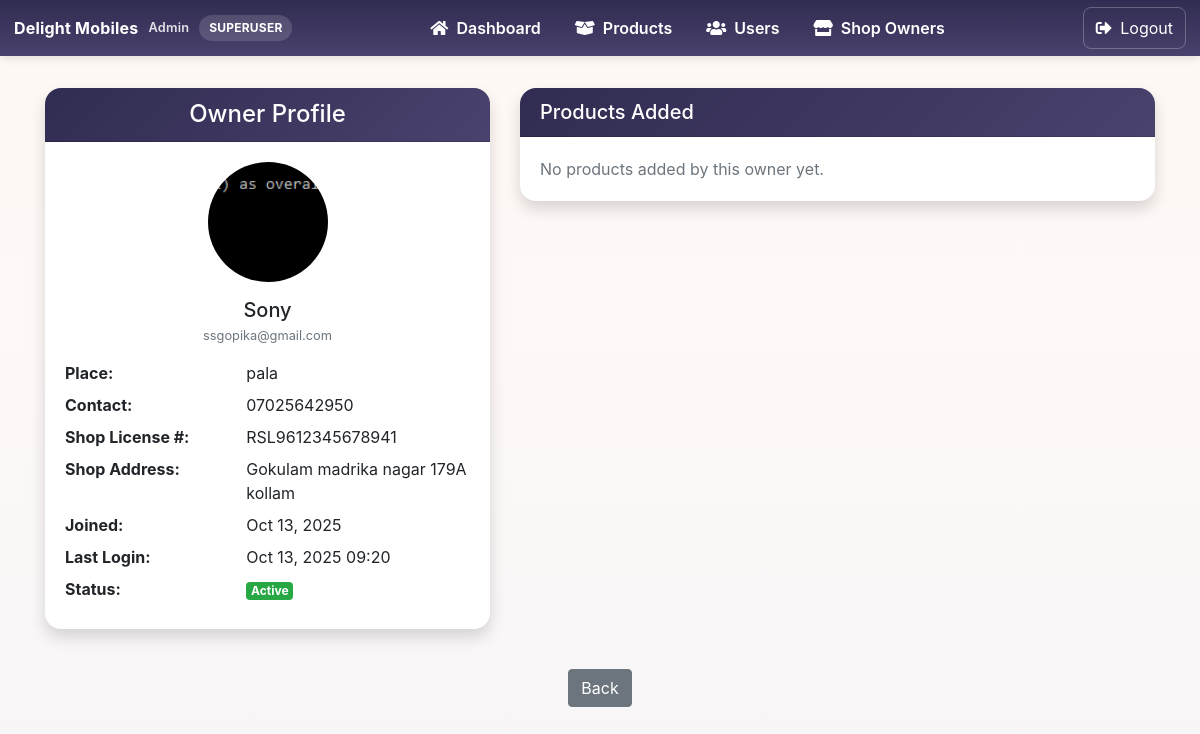
/site-admin/owner/3/ (signed in), run on the app's committed database.
### ecomapp/models.py (models this page shows, shortened)
class Profile(models.Model):
	user=models.ForeignKey(User,on_delete=models.CASCADE,null=True)
	card_type = models.ForeignKey('CardType', null=True, blank=True, on_delete=models.SET_NULL)
	address=models.CharField(max_length=255,null=True, blank=True)
	contact_no=models.CharField(max_length=15,null=True, blank=True)
	ration_card_number = models.CharField(max_length=32, null=True, blank=True)
	family_members = models.IntegerField(null=True, blank=True, help_text="Total family members")
	ration_card_front = models.ImageField(upload_to="ration_cards/", null=True, blank=True)
	ration_card_back = models.ImageField(upload_to="ration_cards/", null=True, blank=True)
	place = models.CharField(max_length=255, null=True, blank=True)
	shop_license_number = models.CharField(max_length=32, null=True, blank=True)
	shop_address = models.CharField(max_length=255, null=True, blank=True)
	image=models.ImageField(upload_to="image/",null=True,blank=True)

### ecomapp/views.py (the view)
# urls.py: path('site-admin/owner/<int:user_id>/', views.admin_owner_detail, name='admin_owner_detail'),
@admin_required
def admin_owner_detail(request, user_id):
    owner = get_object_or_404(User, pk=user_id, is_staff=True)
    profile = (
        Profile.objects.select_related('card_type')
        .filter(user=owner)
        .first()
    )
    products = Product.objects.filter(owner=owner).select_related('category')
    return render(request, 'admin/ownerdetails.html', {
        'owner': owner,
        'profile': profile,
        'products': products,
    })

### ecomapp/context_processors.py (called while the page is built)
def categories_context(request):
    return {
        'categories': Category.objects.all()
    }

def cart_count(request):
    try:
        if request.user.is_authenticated:
            return {
                'cart_count': Cart.objects.filter(user=request.user).count()
            }
    except Exception:
        pass
    return {'cart_count': 0}

def notifications_context(request):
    count = 0
    try:
        user = getattr(request, 'user', None)
        if user and user.is_authenticated:
            from .models import Notification
            count = Notification.objects.filter(recipient=user, is_read=False).count()
    except Exception:
        count = 0
    return { 'unread_notifications_count': count }

### ecomapp/views.py (called while the page is built)
def admin_required(view_func):
    return user_passes_test(lambda u: u.is_superuser)(view_func)

### templates/admin/ownerdetails.html (shortened to what this page needs)
<!doctype html>
<html lang="en">
<head>
  <link rel="stylesheet" href="https://stackpath.bootstrapcdn.com/bootstrap/4.5.2/css/bootstrap.min.css">
  <link rel="stylesheet" href="https://cdnjs.cloudflare.com/ajax/libs/font-awesome/5.15.4/css/all.min.css">
</head>
<body style="background:linear-gradient(180deg, rgba(240,195,142,0.10) 0%, rgba(241,170,155,0.08) 40%, rgba(72,66,109,0.05) 100%);">
  <div class="admin-main-content" style="min-height:100vh;">
    {% include 'admin/admin_nav.html' %}
    <main class="py-4">
      <div class="container">
        <div class="row">
          <div class="col-lg-5 mb-4">
            <div class="card shadow border-0" style="border-radius:16px;">
              <div class="card-header text-center" style="background:linear-gradient(135deg,#312C51,#48426D);color:#fff;border-top-left-radius:16px;border-top-right-radius:16px;">
                <h4 class="mb-0">Owner Profile</h4>
              </div>
              <div class="card-body text-center">
                <div class="mb-3">
                  {% if profile and profile.image %}
                    <img src="{{ profile.image.url }}" class="owner-avatar" alt="Owner avatar">
                  {% else %}
                    <div class="owner-avatar d-flex align-items-center justify-content-center" style="background:#f7f5fb;color:#888;">
                      <i class="fas fa-user" style="font-size:48px;"></i>
                    </div>
                  {% endif %}
                </div>
                <h5 class="mb-1">{{ owner.username }}</h5>
                <div class="text-muted small mb-2">{{ owner.email|default:"Not provided" }}</div>
                <div class="text-left mt-3">
                  {% if profile and profile.place %}
                  <div class="row mb-2"><div class="col-5"><strong>Place:</strong></div><div class="col-7">{{ profile.place }}</div></div>
                  {% endif %}
                  {% if profile and profile.contact_no %}
                  <div class="row mb-2"><div class="col-5"><strong>Contact:</strong></div><div class="col-7">{{ profile.contact_no }}</div></div>
                  {% endif %}
                  {% if profile and profile.shop_license_number %}
                  <div class="row mb-2"><div class="col-5"><strong>Shop License #:</strong></div><div class="col-7">{{ profile.shop_license_number }}</div></div>
                  {% endif %}
                  {% if profile and profile.shop_address %}
                  <div class="row mb-2"><div class="col-5"><strong>Shop Address:</strong></div><div class="col-7">{{ profile.shop_address }}</div></div>
                  {% endif %}
                  <div class="row mb-2"><div class="col-5"><strong>Joined:</strong></div><div class="col-7">{{ owner.date_joined|date:"M d, Y" }}</div></div>
                  <div class="row mb-2"><div class="col-5"><strong>Last Login:</strong></div><div class="col-7">{{ owner.last_login|date:"M d, Y H:i"|default:"Never" }}</div></div>
                  <div class="row mb-2"><div class="col-5"><strong>Status:</strong></div><div class="col-7">{% if owner.is_active %}<span class="badge badge-success">Active</span>{% else %}<span class="badge badge-danger">Inactive</span>{% endif %}</div></div>
                </div>
              </div>
            </div>
          </div>
          <div class="col-lg-7 mb-4">
            <div class="card shadow border-0" style="border-radius:16px;">
              <div class="card-header" style="background:linear-gradient(135deg,#312C51,#48426D);color:#fff;border-top-left-radius:16px;border-top-right-radius:16px;">
                <h5 class="mb-0">Products Added</h5>
              </div>
              <div class="card-body">
                {% if products %}
                  <div class="table-responsive">
                    <table class="table table-striped table-hover">
                      <thead>
                        <tr>
                          <th>Image</th>
                          <th>Name</th>
                          <th>Category</th>
                          <th>Price</th>
                          <th>Qty</th>
                          <th></th>
                        </tr>
                      </thead>
                      <tbody>
                        {% for p in products %}
                          <tr>
                            <td>
                              {% if p.prd_image %}
                                <img src="{{ p.prd_image.url }}" alt="{{ p.prd_name }}" style="width:48px;height:48px;object-fit:cover;border-radius:6px;">
                              {% else %}
                                <div class="text-muted small">No image</div>
                              {% endif %}
                            </td>
                            <td>{{ p.prd_name }}</td>
                            <td>{{ p.category.catgory_name }}</td>
                            <td>₹{{ p.prd_price }}</td>
                            <td>{{ p.quantity }}</td>
                            <td>
                              <div class="btn-group">
                                <a class="btn btn-sm btn-outline-primary" href="{% url 'product_detail' p.id %}">View</a>
                                {% with name=p.prd_name|lower %}
                                                {% if 'rice' in name and p.quantity < 50 %}
                                                  <a class="btn btn-sm btn-warning" href="{% url 'admin_send_product_alert' p.id %}">Alert Now</a>
                                                {% elif 'oil' in name and p.quantity < 20 %}
                                                  <a class="btn btn-sm btn-warning" href="{% url 'admin_send_product_alert' p.id %}">Alert Now</a>
                                                {% elif 'flour' in name and p.quantity < 25 %}
                                                  <a class="btn btn-sm btn-warning" href="{% url 'admin_send_product_alert' p.id %}">Alert Now</a>
                                                {% endif %}
                                {% endwith %}
                              </div>
                            </td>
                          </tr>
                        {% endfor %}
                      </tbody>
                    </table>
                  </div>
                {% else %}
                  <div class="text-muted">No products added by this owner yet.</div>
                {% endif %}
              </div>
            </div>
          </div>
        </div>
        <div class="text-center mt-3">
          <button class="btn btn-secondary" onclick="goBack()">Back</button>
        </div>
      </div>
    </main>
  </div>
</body>
</html>

### templates/admin/ownerdetails.html (style rules this page uses)
.owner-avatar { width:120px; height:120px; object-fit:cover; border-radius:50%; }

### templates/admin/admin_nav.html (style rules this page uses)
:root { --header-height:56px; --brand-color:#312C51; --accent:#F0C38E; --muted:#6b6b6b; }
body { margin:0; font-family: Inter, system-ui, -apple-system, "Segoe UI", Roboto, "Helvetica Neue", Arial; }
.admin-main, .admin-main-content, .admin-content { margin-top: calc(var(--header-height) + 8px); }

### data on the page
Profile: image (picture), place "pala", contact_no "07025642950", shop_license_number "RSL9612345678941", shop_address "Gokulam madrika nagar 179A kollam"

### other printed values
{{ owner.username }} "Sony"
{{ owner.email|default:"Not provided" }} "ssgopika@gmail.com"
{{ owner.date_joined|date:"M d, Y" }} "Oct 13, 2025"
{{ owner.last_login|date:"M d, Y H:i"|default:"Never" }} "Oct 13, 2025 09:20"
